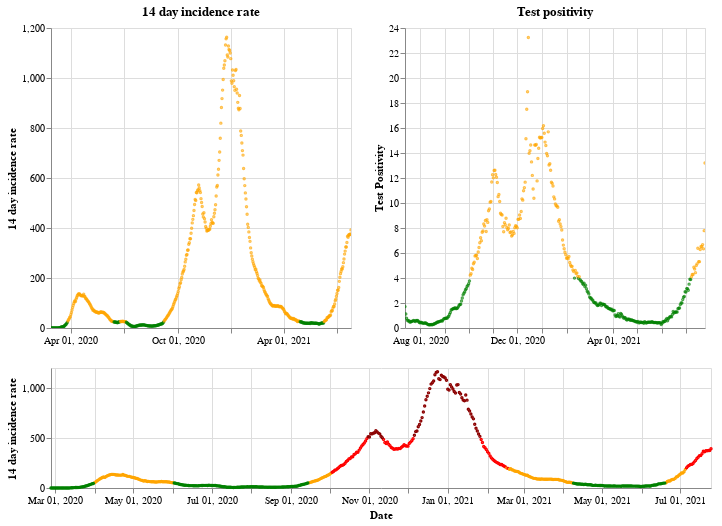

Notebook code cell kept with this figure:
### Markdown cell above
## Wales

### Code cell
plot_traffic_light('Wales')

### Figure 1 — Vega-Lite specification as saved in the notebook (floating-point values rounded to 4 significant figures; data arrays with more than 128 entries replaced by an {"elided": "..."} marker saying what was removed)
{"config": {"view": {"continuousWidth": 400, "continuousHeight": 300}}, "vconcat": [{"hconcat": [{"mark": {"type": "point", "size": 2}, "encoding": {"color": {"condition": {"value": "green", "test": "(datum.twoWeeklyCasesRate <= 25)"}, "value": "orange"}, "tooltip": [{"type": "nominal", "field": "areaName"}, {"type": "temporal", "field": "date"}, {"type": "quantitative", "field": "twoWeeklyCasesRate"}, {"type": "quantitative", "field": "testPositivity"}], "x": {"type": "temporal", "axis": {"title": ""}, "field": "date", "scale": {"domain": {"selection": "DateBrush"}}, "timeUnit": "yearmonthdate"}, "y": {"type": "quantitative", "axis": {"title": "14 day incidence rate"}, "field": "twoWeeklyCasesRate"}}, "title": "14 day incidence rate", "width": 300}, {"mark": {"type": "point", "size": 2}, "encoding": {"color": {"condition": {"value": "green", "test": "(datum.testPositivity <= 4)"}, "value": "orange"}, "tooltip": [{"type": "nominal", "field": "areaName"}, {"type": "temporal", "field": "date"}, {"type": "quantitative", "field": "twoWeeklyCasesRate"}, {"type": "quantitative", "field": "testPositivity"}], "x": {"type": "temporal", "axis": {"title": ""}, "field": "date", "scale": {"domain": {"selection": "DateBrush"}}, "timeUnit": "yearmonthdate"}, "y": {"type": "quantitative", "axis": {"title": "Test Positivity"}, "field": "testPositivity"}}, "title": "Test positivity", "width": 300}]}, {"layer": [{"mark": {"type": "point", "size": 2}, "encoding": {"color": {"condition": {"value": "orange", "test": "(((datum.testPositivity < 4) && (datum.twoWeeklyCasesRate >= 50)) && (datum.twoWeeklyCasesRate < 200))"}, "value": "red"}, "opacity": {"condition": {"value": 1, "test": "((datum.twoWeeklyCasesRate >= 50) && (datum.twoWeeklyCasesRate < 500))"}, "value": 0}, "tooltip": [{"type": "nominal", "field": "areaName"}, {"type": "temporal", "field": "date"}, {"type": "quantitative", "field": "twoWeeklyCasesRate"}, {"type": "quantitative", "field": "testPositivity"}], "x": {"type": "temporal", "axis": {"title": "Date"}, "field": "date", "timeUnit": "yearmonthdate"}, "y": {"type": "quantitative", "axis": {"title": "14 day incidence rate"}, "field": "twoWeeklyCasesRate"}}, "selection": {"DateBrush": {"type": "interval", "encodings": ["x"], "fields": ["Time"]}}}, {"mark": {"type": "point", "size": 2}, "encoding": {"color": {"value": "darkred"}, "opacity": {"condition": {"value": 1, "test": "(datum.twoWeeklyCasesRate >= 500)"}, "value": 0}, "tooltip": [{"type": "nominal", "field": "areaName"}, {"type": "temporal", "field": "date"}, {"type": "quantitative", "field": "twoWeeklyCasesRate"}, {"type": "quantitative", "field": "testPositivity"}], "x": {"type": "temporal", "axis": {"title": "Date"}, "field": "date", "timeUnit": "yearmonthdate"}, "y": {"type": "quantitative", "axis": {"title": "14 day incidence rate"}, "field": "twoWeeklyCasesRate"}}}, {"mark": {"type": "point", "size": 2}, "encoding": {"color": {"condition": {"value": "green", "test": "((datum.testPositivity < 4) && (datum.twoWeeklyCasesRate < 50))"}, "value": "orange"}, "opacity": {"condition": {"value": 1, "test": "(datum.twoWeeklyCasesRate < 50)"}, "value": 0}, "tooltip": [{"type": "nominal", "field": "areaName"}, {"type": "temporal", "field": "date"}, {"type": "quantitative", "field": "twoWeeklyCasesRate"}, {"type": "quantitative", "field": "testPositivity"}], "x": {"type": "temporal", "axis": {"title": "Date"}, "field": "date", "timeUnit": "yearmonthdate"}, "y": {"type": "quantitative", "axis": {"title": "14 day incidence rate"}, "field": "twoWeeklyCasesRate"}}}], "height": 120, "width": 660}], "data": {"name": "data-e9ac7a9cf63824dd02d6a3d122674458"}, "$schema": "https://vega.github.io/schema/vega-lite/v4.8.1.json", "datasets": {"data-e9ac7a9cf63824dd02d6a3d122674458": {"elided": "515 records"}}}
